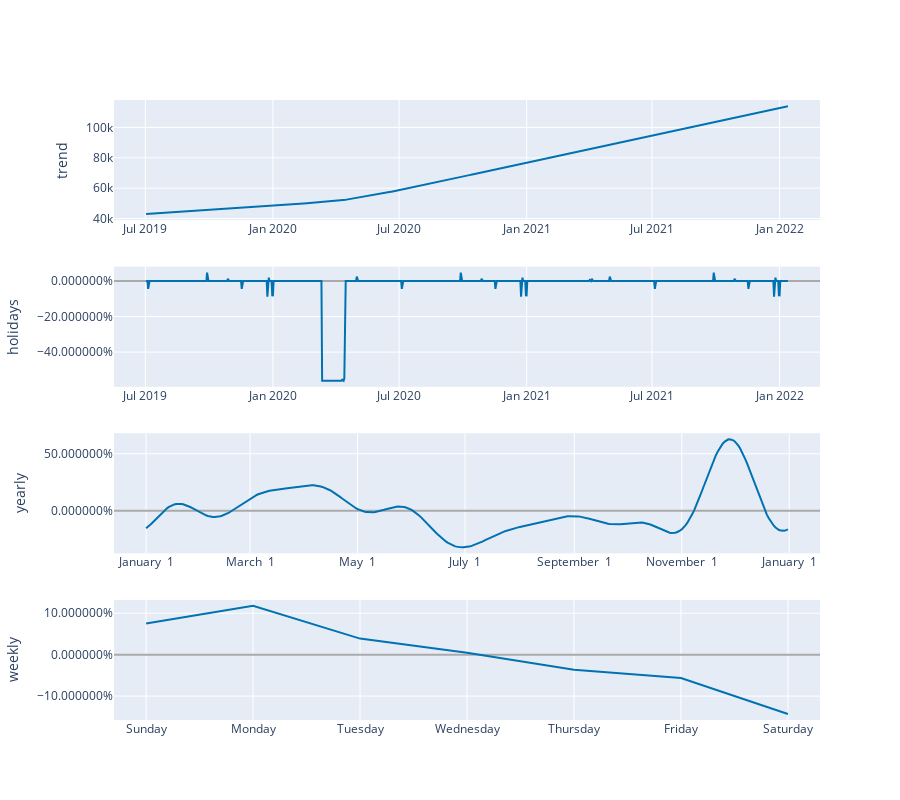

The cell this chart's notebook holds for it:
### Code cell
plot_components_plotly(m, forecast)

### Figure 1 — Plotly figure (JSON) as saved in the notebook; plotly's stock layout.template omitted (floating-point values rounded to 4 significant figures; data arrays with more than 128 entries replaced by an {"elided": "..."} marker saying what was removed)
{"data": [{"line": {"color": "#0072B2", "width": 2}, "mode": "lines", "name": "trend", "type": "scatter", "x": {"elided": "923 str values"}, "xaxis": "x", "y": {"elided": "923 float values"}, "yaxis": "y"}, {"line": {"color": "rgba(0, 114, 178, 0.2)", "width": 0}, "mode": "lines", "name": "trend_upper", "type": "scatter", "x": {"elided": "923 str values"}, "xaxis": "x", "y": {"elided": "923 float values"}, "yaxis": "y"}, {"fill": "tonexty", "fillcolor": "rgba(0, 114, 178, 0.2)", "line": {"color": "rgba(0, 114, 178, 0.2)", "width": 0}, "mode": "lines", "name": "trend_lower", "type": "scatter", "x": {"elided": "923 str values"}, "xaxis": "x", "y": {"elided": "923 float values"}, "yaxis": "y"}, {"line": {"color": "#0072B2", "width": 2}, "mode": "lines", "name": "holidays", "text": {"elided": "923 str values"}, "type": "scatter", "x": {"elided": "923 str values"}, "xaxis": "x2", "y": {"elided": "923 float values"}, "yaxis": "y2"}, {"line": {"color": "#0072B2", "width": 2}, "mode": "lines", "name": "yearly", "type": "scatter", "x": {"elided": "365 str values"}, "xaxis": "x3", "y": {"elided": "365 float values"}, "yaxis": "y3"}, {"line": {"color": "#0072B2", "width": 2}, "mode": "lines", "name": "weekly", "type": "scatter", "x": ["2017-01-01T00:00:00", "2017-01-02T00:00:00", "2017-01-03T00:00:00", "2017-01-04T00:00:00", "2017-01-05T00:00:00", "2017-01-06T00:00:00", "2017-01-07T00:00:00"], "xaxis": "x4", "y": [0.07494, 0.1177, 0.03872, 0.004868, -0.03659, -0.05651, -0.1431], "yaxis": "y4"}], "layout": {"height": 800, "showlegend": false, "width": 900, "xaxis": {"anchor": "y", "domain": [0, 1], "range": ["2019-05-16T16:48:00", "2022-02-28T07:12:00"], "type": "date"}, "xaxis2": {"anchor": "y2", "domain": [0, 1], "range": ["2019-05-16T16:48:00", "2022-02-28T07:12:00"], "type": "date"}, "xaxis3": {"anchor": "y3", "domain": [0, 1], "range": ["2016-12-13T18:54:02.958904115", "2018-01-18T11:04:57.863013581"], "tickformat": "%B %e", "type": "date"}, "xaxis4": {"anchor": "y4", "domain": [0, 1], "range": ["2016-12-31T16:48:00", "2017-01-07T07:12:00"], "tickformat": "%A", "type": "date"}, "yaxis": {"anchor": "x", "autorange": true, "domain": [0.8063, 1], "range": [38950.0, 118100.0], "rangemode": "normal", "title": {"text": "trend"}, "type": "linear", "zerolinecolor": "#AAA"}, "yaxis2": {"anchor": "x2", "autorange": true, "domain": [0.5375, 0.7312], "hoverformat": ".2%", "range": [-0.5948, 0.08101], "rangemode": "tozero", "tickformat": "%", "title": {"text": "holidays"}, "type": "linear", "zerolinecolor": "#AAA"}, "yaxis3": {"anchor": "x3", "autorange": true, "domain": [0.2687, 0.4625], "hoverformat": ".2%", "range": [-0.3739, 0.6799], "tickformat": "%", "title": {"text": "yearly"}, "type": "linear", "zerolinecolor": "#AAA"}, "yaxis4": {"anchor": "x4", "autorange": true, "domain": [0, 0.1938], "hoverformat": ".2%", "range": [-0.1576, 0.1322], "tickformat": "%", "title": {"text": "weekly"}, "type": "linear", "zerolinecolor": "#AAA"}}}
